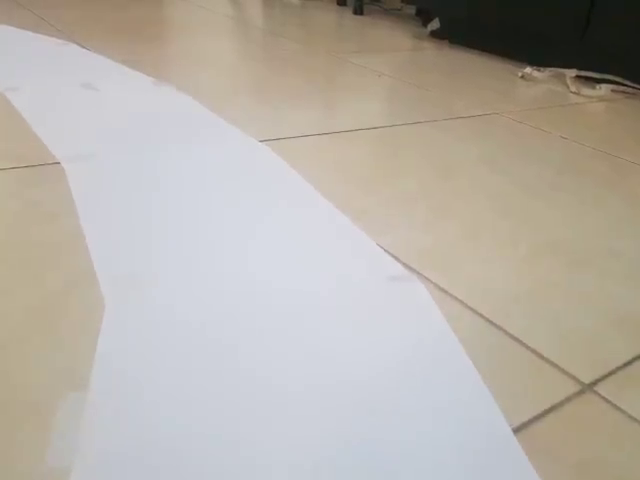
#> input picture frame 73 of Lane_Detection/Videos/white.mp4, 640 x 480 px
$ python color_picker.py
#> lines starting #> are read from the running program, lines starting #| are printed output that depends on the picture
import cv2
import numpy as np


video_name = "white.mp4"
video_path = f"C:\\Users\\Choaib ELMADI\\Downloads\\D.I.F.Y\\Electronics\\Robotics\\7- Mini Tesla\\Lines Detection\\Videos\\{ video_name }"


def empty(a):
    pass


cv2.namedWindow("HSV")
cv2.resizeWindow("HSV", 620, 230)
cv2.createTrackbar("HUE Min", "HSV", 0, 179, empty)  # type: ignore
cv2.createTrackbar("HUE Max", "HSV", 179, 179, empty)  # type: ignore
cv2.createTrackbar("SAT Min", "HSV", 0, 255, empty)  # type: ignore
cv2.createTrackbar("SAT Max", "HSV", 255, 255, empty)  # type: ignore
cv2.createTrackbar("VALUE Min", "HSV", 0, 255, empty)  # type: ignore
cv2.createTrackbar("VALUE Max", "HSV", 255, 255, empty)  # type: ignore

cap = cv2.VideoCapture(video_path)

frame_counter = 0
while True:
    _, frame = cap.read()
#> frame is the input picture: shape (480, 640, 3); mean B, G, R 167.4, 175.7, 181.8
    frame = cv2.resize(frame, (480, 360))
#> frame: shape (360, 480, 3)
    hsv_image = cv2.cvtColor(frame, cv2.COLOR_BGR2HSV)
#> hsv_image: shape (360, 480, 3); mean H, S, V 60.3, 35.7, 186.3

    frame_counter += 1
    if cap.get(cv2.CAP_PROP_FRAME_COUNT) == frame_counter:
        cap.set(cv2.CAP_PROP_POS_FRAMES, 0)
        frame_counter = 0

    h_min = cv2.getTrackbarPos("HUE Min", "HSV")
    h_max = cv2.getTrackbarPos("HUE Max", "HSV")
    s_min = cv2.getTrackbarPos("SAT Min", "HSV")
    s_max = cv2.getTrackbarPos("SAT Max", "HSV")
    v_min = cv2.getTrackbarPos("VALUE Min", "HSV")
    v_max = cv2.getTrackbarPos("VALUE Max", "HSV")

    lower = np.array([h_min, s_min, v_min])
    upper = np.array([h_max, s_max, v_max])
    mask = cv2.inRange(hsv_image, lower, upper)
#> mask: shape (360, 480); every value is 255
    result = cv2.bitwise_and(frame, frame, mask=mask)

    mask = cv2.cvtColor(mask, cv2.COLOR_GRAY2BGR)
#> mask: shape (360, 480, 3); every value is 255
    h_stack = np.hstack([frame, mask, result])
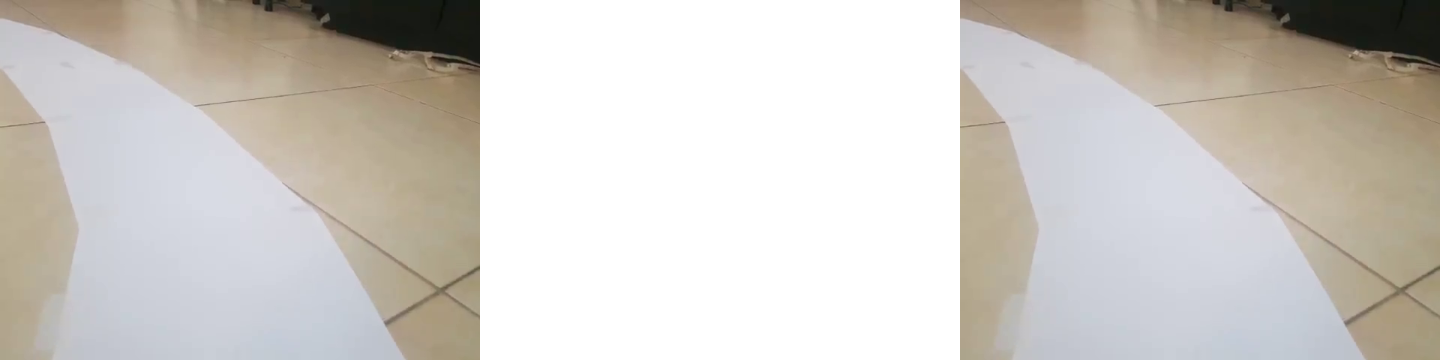
#> h_stack: shape (360, 1440, 3); mean B, G, R 196.6, 202.1, 206.2
    cv2.imshow("Horizontal Stacking", h_stack)

    if cv2.waitKey(1) and 0xFF == ord("q"):
#> (key q is pressed here)
        break

cap.release()
cv2.destroyAllWindows()

$ run again, starting later in the video
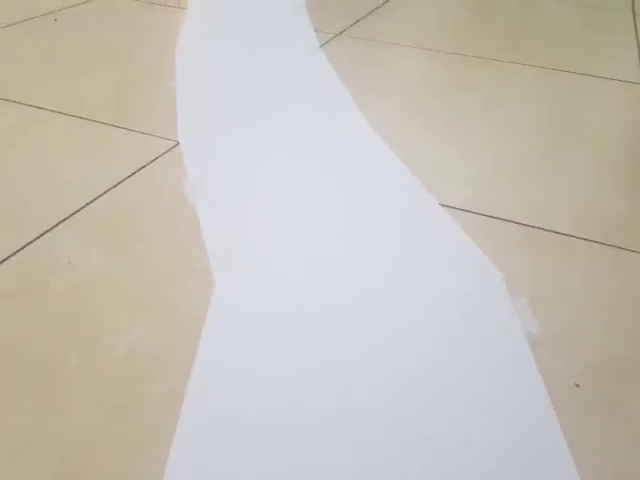
#> input picture frame 329 of Lane_Detection/Videos/white.mp4, 640 x 480 px
#> frame is the input picture: shape (480, 640, 3); mean B, G, R 184.2, 192.9, 198.1
#> frame: shape (360, 480, 3)
#> hsv_image: shape (360, 480, 3); mean H, S, V 59.1, 30.5, 202.7
#> `h_stack = np.hstack([frame, mask, result])`:
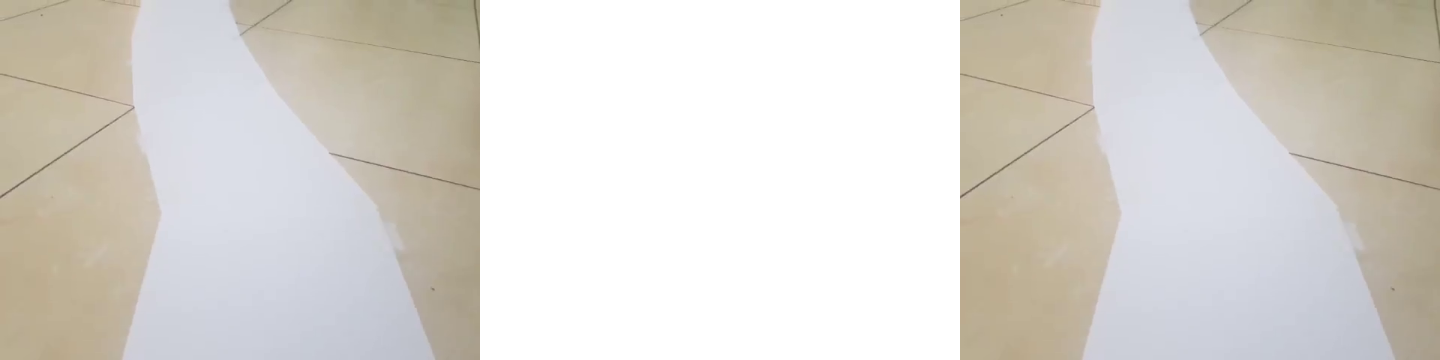
#> h_stack: shape (360, 1440, 3); mean B, G, R 207.8, 213.6, 217.1

$ run again, starting later in the video
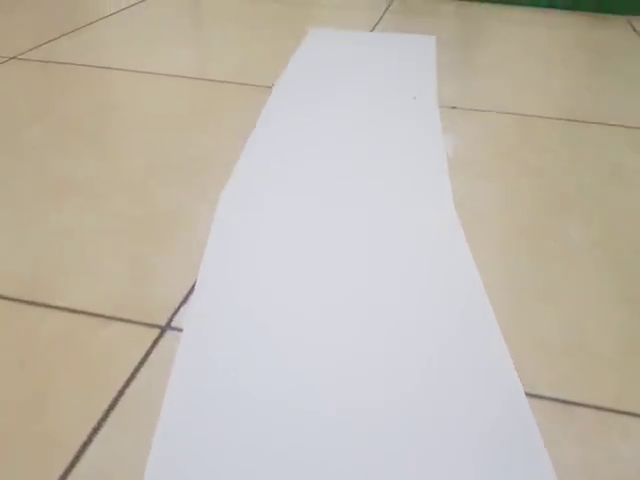
#> input picture frame 586 of Lane_Detection/Videos/white.mp4, 640 x 480 px
#> frame is the input picture: shape (480, 640, 3); mean B, G, R 174.5, 185.8, 192.9
#> frame: shape (360, 480, 3)
#> hsv_image: shape (360, 480, 3); mean H, S, V 58.2, 34.5, 196.2
#> `h_stack = np.hstack([frame, mask, result])`:
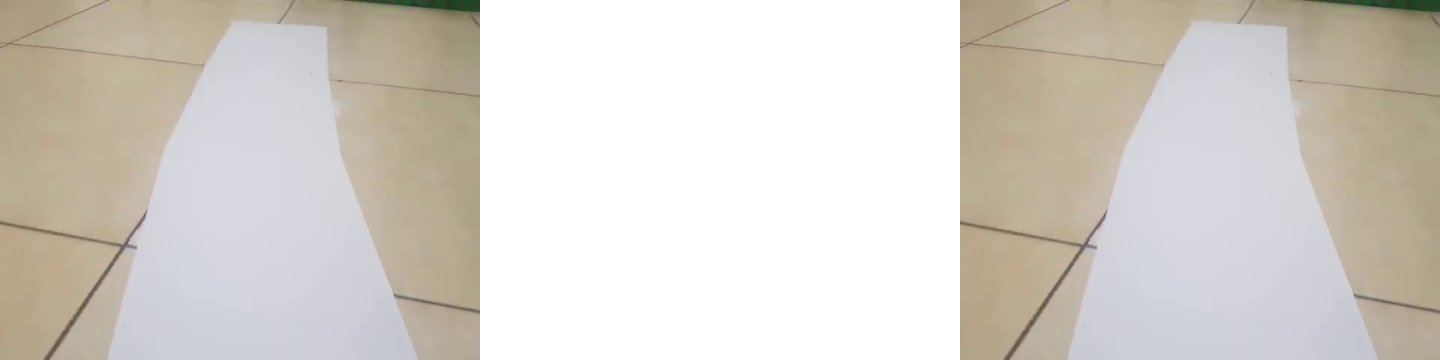
#> h_stack: shape (360, 1440, 3); mean B, G, R 201.3, 208.9, 213.6
